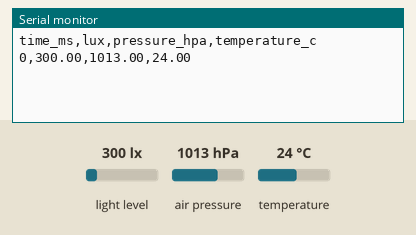
Bench run of a sketch on a simulated Arduino Uno, built with avr-gcc and run on an emulated ATmega328P. On the bench: the last lines printed to the serial monitor. The test bench sets the inputs (shaded band); at power-on: light level 300 lx, air pressure 1013 hPa, temperature 24 °C.

Above: at 1.2 s.
1.3 s: light level set to 40 lx
At 5.4 s:
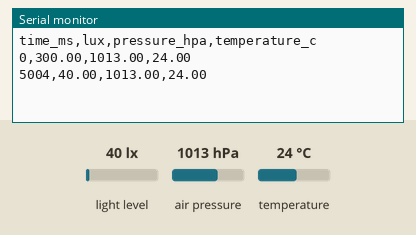
5.5 s: air pressure set to 952 hPa
9.7 s: temperature set to 12 °C
At 10.5 s:
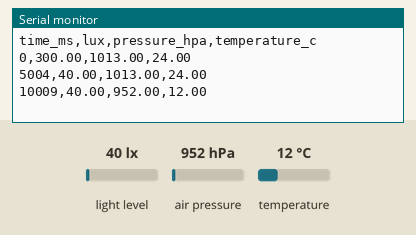
Timing chart, 0 to 12.7 s (numbered marks = the images above; inputs shaded):
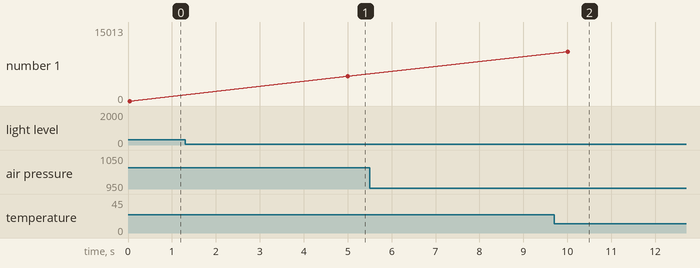

Measured:
- after the input at 1.3 s, the serial monitor: prints a new line after 3.7 s (image 1)
- after the input at 9.7 s, the serial monitor: prints a new line after 0.31 s (image 2)

The sketch:

b3-photosynthesis-pressure.ino
```cpp
#include <Wire.h>
#include <Adafruit_BME280.h>
#include <Adafruit_TSL2591.h>

// @pin SDA=A4
// @pin SCL=A5
// @baud 9600

Adafruit_BME280 bme;
Adafruit_TSL2591 tsl(2591);
// 표본 간격입니다. 한 조건을 10분 이상 기록해야 기울기가 보입니다.
// @tunable samplingIntervalMs
int samplingIntervalMs = 5000;

void setup() {
  Serial.begin(9600);
  if (!bme.begin(0x76)) Serial.println("# BME280_ERROR");
  if (!tsl.begin()) Serial.println("# TSL2591_ERROR");
  tsl.setGain(TSL2591_GAIN_LOW);
  tsl.setTiming(TSL2591_INTEGRATIONTIME_100MS);
  Serial.println("time_ms,lux,pressure_hpa,temperature_c");
}

void loop() {
  uint32_t lum = tsl.getFullLuminosity();
  uint16_t ir = lum >> 16, full = lum & 0xffff;
  Serial.print(millis());
  Serial.print(',');
  Serial.print(tsl.calculateLux(full, ir), 2);
  Serial.print(',');
  Serial.print(bme.readPressure() / 100.0, 2);
  Serial.print(',');
  // 압력은 온도만 올라도 오릅니다. 기체가 늘어난 것과 구분하려면
  // 용기 안 온도를 반드시 함께 남겨야 합니다.
  Serial.println(bme.readTemperature(), 2);
  delay(samplingIntervalMs);
}
```
